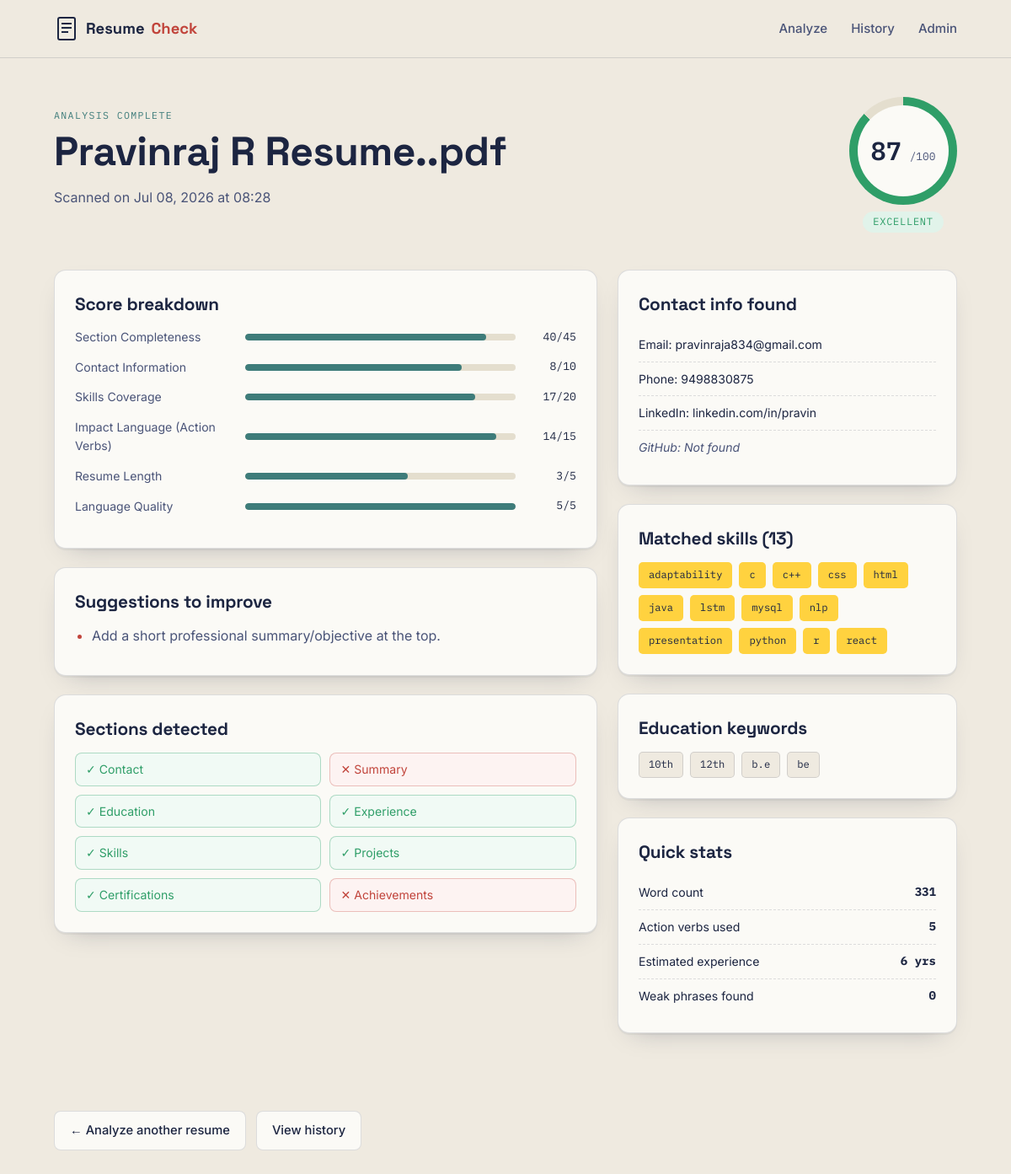
Screenshot of /result/2/ with the database file from the repository.
### analyzer/models.py (models this page shows, shortened)
class ResumeAnalysis(models.Model):
    user = models.ForeignKey(User, on_delete=models.CASCADE, null=True, blank=True,
                              related_name="analyses")
    resume_file = models.FileField(upload_to=resume_upload_path)
    original_filename = models.CharField(max_length=300)
    job_description = models.TextField(blank=True, null=True)
    extracted_text = models.TextField(blank=True)
    ats_score = models.FloatField(default=0)
    ats_grade = models.CharField(max_length=50, blank=True)
    jd_match_percent = models.FloatField(null=True, blank=True)
    report_json = models.JSONField(default=dict)
    created_at = models.DateTimeField(auto_now_add=True)
    class Meta:
        ordering = ["-created_at"]
        verbose_name_plural = "Resume Analyses"

### analyzer/views.py (the view)
# urls.py: path("result/<int:pk>/", views.result, name="result"),
def result(request, pk):
    analysis = get_object_or_404(ResumeAnalysis, pk=pk)
    report = analysis.report_json
    return render(request, "analyzer/result.html", {"analysis": analysis, "report": report})

### analyzer/templates/analyzer/result.html (shortened to what this page needs)
{% extends "analyzer/base.html" %}
{% block content %}
<section class="result-hero">
  <div class="container result-hero-row">
    <div>
      <p class="eyebrow">Analysis complete</p>
      <h1>{{ analysis.original_filename }}</h1>
      <p class="muted">Scanned on {{ analysis.created_at|date:"M d, Y \a\t H:i" }}</p>
    </div>
    <div class="gauge-wrap">
      <div class="gauge" style="--pct: {{ report.ats_score }};">
        <div class="gauge-inner">
          <span class="gauge-score">{{ report.ats_score|floatformat:0 }}</span>
          <span class="gauge-max">/100</span>
        </div>
      </div>
      <span class="gauge-grade grade-{{ report.ats_grade|slugify }}">{{ report.ats_grade }}</span>
    </div>
  </div>
</section>
<section class="container result-grid">
  <div class="col-main">
    <div class="card">
      <h2>Score breakdown</h2>
      <div class="breakdown-list">
        {% for label, item in report.score_breakdown.items %}
        <div class="breakdown-row">
          <div class="breakdown-label">{{ label }}</div>
          <div class="breakdown-bar">
            <div class="breakdown-fill" style="width: {% widthratio item.score item.max 100 %}%"></div>
          </div>
          <div class="breakdown-value">{{ item.score }}/{{ item.max }}</div>
        </div>
        {% endfor %}
      </div>
    </div>
    <div class="card">
      <h2>Suggestions to improve</h2>
      <ul class="suggestion-list">
        {% for s in report.suggestions %}
        <li>{{ s }}</li>
        {% endfor %}
      </ul>
    </div>
    <div class="card">
      <h2>Sections detected</h2>
      <div class="section-grid">
        {% for name, present in report.sections_found.items %}
        <div class="section-check {% if present %}is-found{% else %}is-missing{% endif %}">
          {% if present %}&#10003;{% else %}&#10005;{% endif %} {{ name|title }}
        </div>
        {% endfor %}
      </div>
    </div>
  </div>
  <div class="col-side">
    <div class="card">
      <h2>Contact info found</h2>
      <ul class="contact-list">
        <li class="{% if report.contact_info.email %}ok{% else %}missing{% endif %}">
          Email: {{ report.contact_info.email|default:"Not found" }}</li>
        <li class="{% if report.contact_info.phone %}ok{% else %}missing{% endif %}">
          Phone: {{ report.contact_info.phone|default:"Not found" }}</li>
        <li class="{% if report.contact_info.linkedin %}ok{% else %}missing{% endif %}">
          LinkedIn: {{ report.contact_info.linkedin|default:"Not found" }}</li>
        <li class="{% if report.contact_info.github %}ok{% else %}missing{% endif %}">
          GitHub: {{ report.contact_info.github|default:"Not found" }}</li>
      </ul>
    </div>
    <div class="card">
      <h2>Matched skills ({{ report.skills_found|length }})</h2>
      <div class="chip-row">
        {% for skill in report.skills_found %}
        <span class="chip chip--highlight">{{ skill }}</span>
        {% empty %}
        <p class="muted">No known skills detected. Try adding a dedicated Skills section.</p>
        {% endfor %}
      </div>
    </div>
    <div class="card">
      <h2>Education keywords</h2>
      <div class="chip-row">
        {% for edu in report.education_found %}
        <span class="chip">{{ edu }}</span>
        {% empty %}
        <p class="muted">No degree keywords detected.</p>
        {% endfor %}
      </div>
    </div>
    <div class="card">
      <h2>Quick stats</h2>
      <ul class="stat-list">
        <li><span>Word count</span><strong>{{ report.word_count }}</strong></li>
        <li><span>Action verbs used</span><strong>{{ report.action_verbs_used|length }}</strong></li>
        <li><span>Estimated experience</span><strong>{{ report.estimated_experience_years }} yrs</strong></li>
        <li><span>Weak phrases found</span><strong>{{ report.weak_phrases|length }}</strong></li>
      </ul>
    </div>
  </div>
</section>
<div class="container result-actions">
  <a href="{% url 'analyzer:home' %}" class="btn-secondary">&larr; Analyze another resume</a>
  <a href="{% url 'analyzer:history' %}" class="btn-secondary">View history</a>
</div>
{% endblock %}

### rows the page displays
ResumeAnalysis: original_filename "Pravinraj R Resume..pdf", created_at "Jul 08, 2026 at 08:28", ats_grade "EXCELLENT"

### other values shown
{{ report.ats_score|floatformat:0 }} "87"
{{ label }} "Section Completeness" "Contact Information" "Skills Coverage" "Impact Language (Action Verbs)" "Resume Length" "Language Quality"
{{ item.score }} "40" "8" "17" "14" "3" "5"
{{ item.max }} "45" "10" "20" "15" "5" "5"
{{ s }} "Add a short professional summary/objective at the top."
{{ name|title }} "Contact" "Summary" "Education" "Experience" "Skills" "Projects" "Certifications" "Achievements"
{{ report.contact_info.email|default:"Not found" }} "pravinraja834@gmail.com"
{{ report.contact_info.phone|default:"Not found" }} "9498830875"
{{ report.contact_info.linkedin|default:"Not found" }} "linkedin.com/in/pravin"
{{ report.contact_info.github|default:"Not found" }} "Not found"
{{ report.skills_found|length }} "13"
{{ skill }} "adaptability" "c" "c++" "css" "html" "java" "lstm" "mysql" "nlp" "presentation" "python" "r" "react"
{{ edu }} "10th" "12th" "b.e" "be"
{{ report.word_count }} "331"
{{ report.action_verbs_used|length }} "5"
